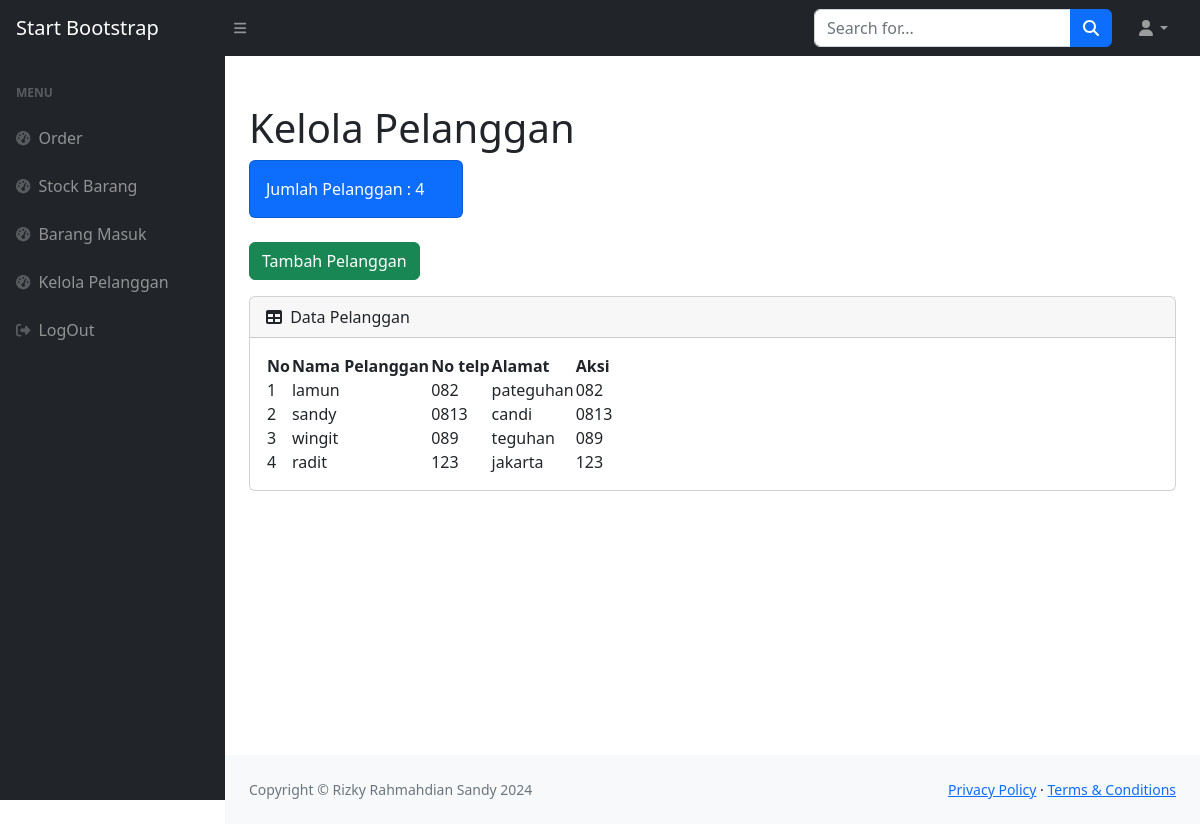
Page /pelanggan.php (signed in) on the committed database.
### tables this page shows
CREATE TABLE `pelanggan` (
  `id_pelanggan` int(11) NOT NULL,
  `nama_pelanggan` varchar(30) NOT NULL,
  `notelp` varchar(16) NOT NULL,
  `alamat` varchar(50) NOT NULL
);

### pelanggan.php (the view, shortened to what this page needs)
<?php
require('function.php'); require('ceklogin.php');
$pelanggan = mysqli_query($koneksi, "SELECT * FROM pelanggan");
$h2 = mysqli_num_rows($pelanggan);
?>
<?php require('template/header.php');?>
    <body class="sb-nav-fixed">
        <nav class="sb-topnav navbar navbar-expand navbar-dark bg-dark">
            <a class="navbar-brand ps-3" href="index.php">Start Bootstrap</a>
            <button class="btn btn-link btn-sm order-1 order-lg-0 me-4 me-lg-0" id="sidebarToggle" href="#!"><i class="fas fa-bars"></i></button>
            <form class="d-none d-md-inline-block form-inline ms-auto me-0 me-md-3 my-2 my-md-0">
                <div class="input-group">
                    <input class="form-control" type="text" placeholder="Search for..." aria-label="Search for..." aria-describedby="btnNavbarSearch" />
                    <button class="btn btn-primary" id="btnNavbarSearch" type="button"><i class="fas fa-search"></i></button>
                </div>
            </form>
            <ul class="navbar-nav ms-auto ms-md-0 me-3 me-lg-4">
                <li class="nav-item dropdown">
                    <a class="nav-link dropdown-toggle" id="navbarDropdown" href="#" role="button" data-bs-toggle="dropdown" aria-expanded="false"><i class="fas fa-user fa-fw"></i></a>
                </li>
            </ul>
        </nav>
        <div id="layoutSidenav">
            <div id="layoutSidenav_nav">
                <nav class="sb-sidenav accordion sb-sidenav-dark" id="sidenavAccordion">
                    <div class="sb-sidenav-menu">
                        <div class="nav">
                            <div class="sb-sidenav-menu-heading">Menu</div>
                            <a class="nav-link" href="index.php">
                                <div class="sb-nav-link-icon"><i class="fas fa-tachometer-alt"></i></div>
                                Order
                            </a>
                            <a class="nav-link" href="stock.php">
                                <div class="sb-nav-link-icon"><i class="fas fa-tachometer-alt"></i></div>
                                Stock Barang
                            </a>
                            <a class="nav-link" href="masuk.php">
                                <div class="sb-nav-link-icon"><i class="fas fa-tachometer-alt"></i></div>
                                Barang Masuk
                            </a>
                            <a class="nav-link" href="pelanggan.php">
                                <div class="sb-nav-link-icon"><i class="fas fa-tachometer-alt"></i></div>
                                Kelola Pelanggan
                            </a>
                            <a class="nav-link" href="logout.php">
                                <div class="sb-nav-link-icon"><i class="fas fa-sign-out-alt"></i></div>
                                LogOut
                            </a>
                        </div>
                    </div>
                </nav>
            </div>
            <div id="layoutSidenav_content">
                <main>
                    <div class="container-fluid px-4">
                        <h1 class="mt-4">Kelola Pelanggan</h1>
                        <div class="row">
                            <div class="col-xl-3 col-md-6">
                                <div class="card bg-primary text-white mb-4">
                                    <div class="card-body">Jumlah Pelanggan : <?= $h2; ?></div>
                                </div>
                                <button type="button" class="btn btn-success" data-bs-toggle="modal" data-bs-target="#myModal">Tambah Pelanggan</button>
                            </div>
                        </div>
                        <div class="card mb-4">
                            <div class="card-header">
                                <i class="fas fa-table me-1"></i>
                                Data Pelanggan
                            </div>
                            <div class="card-body">
                                <table id="datatablesSimple">
                                    <thead>
                                        <tr>
                                            <th>No</th>
                                            <th>Nama Pelanggan</th>
                                            <th>No telp</th>
                                            <th>Alamat</th>
                                            <th>Aksi</th>
                                        </tr>
                                    </thead>
                                    <tbody>
                                        <?php  $i=1; ?>
                                        <?php foreach($pelanggan as $pl ): ?>
                                        <tr>
                                            <td><?= $i; ?></td>
                                            <td><?= $pl['nama_pelanggan']; ?></td>
                                            <td><?= $pl['notelp']; ?></td>
                                            <td><?= $pl['alamat']; ?></td>
                                            <td><?= $pl['notelp']; ?></td>
                                        </tr>
                                        <?php $i++;?>
                                        <?php endforeach?>
                                    </tbody>
                                </table>
                            </div>
                        </div>
                    </div>
                </main>
                <?php require ('template/footer.php')?>
            </div>
        </div>
    </body>
</html>

### rows in the picture
pelanggan: nama_pelanggan "lamun", notelp "082", alamat "pateguhan"
pelanggan: nama_pelanggan "sandy", notelp "0813", alamat "candi"
pelanggan: nama_pelanggan "wingit", notelp "089", alamat "teguhan"
pelanggan: nama_pelanggan "radit", notelp "123", alamat "jakarta"

### other values in the picture
$h2 "4"
